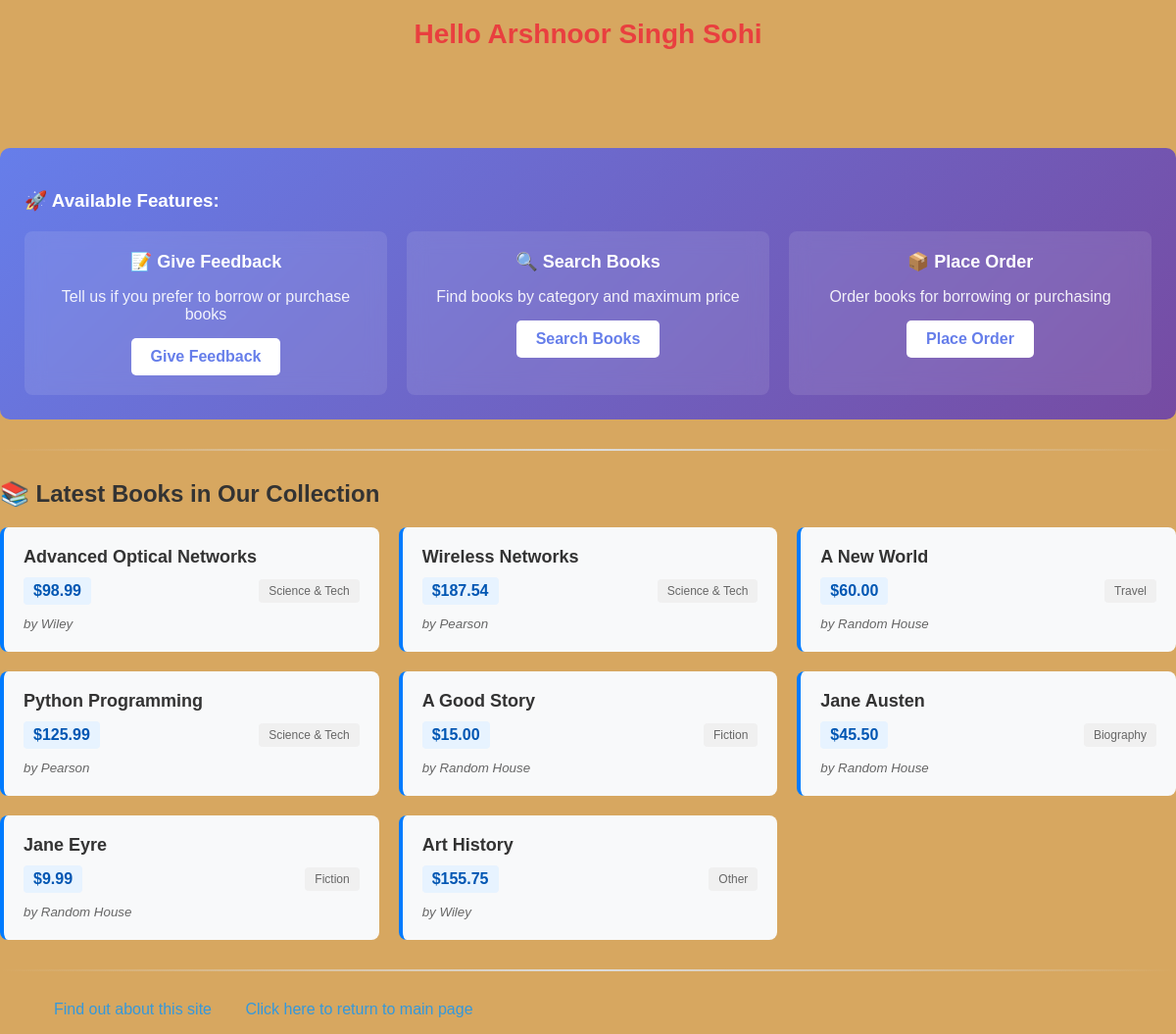
The page /myapp/ on the database its author committed.
### myapp/models.py (models this page shows, shortened)
class Book(models.Model):
    CATEGORY_CHOICES = [
        ('S', 'Science & Tech'),
        ('F', 'Fiction'),
        ('B', 'Biography'),
        ('T', 'Travel'),
        ('O', 'Other'),
    ]
    title = models.CharField(max_length=200)
    category = models.CharField(
        max_length=1,
        choices=CATEGORY_CHOICES,
        default='S'
    )
    num_pages = models.PositiveIntegerField(default=100)
    price = models.DecimalField(max_digits=10, decimal_places=2)
    publisher = models.ForeignKey(
        Publisher,
        related_name='books',
        on_delete=models.CASCADE
    )
    description = models.TextField(blank=True)

class Publisher(models.Model):
    name = models.CharField(max_length=200)
    website = models.URLField()
    city = models.CharField(max_length=20, blank=True)
    country = models.CharField(max_length=50, default='USA')

### myapp/views.py (the view)
# urls.py: path('', views.index, name='index'),
def index(request):
    booklist = Book.objects.all().order_by('id')[:10]
    return render(request, 'myapp/index.html', {'booklist': booklist})

### myapp/templates/myapp/index.html (shortened to what this page needs)
{% extends 'myapp/base.html' %}
{% block myhdg %}Hello Arshnoor Singh Sohi{% endblock %}
{% block body_block %}
    <div class="form-links">
        <h3>🚀 Available Features:</h3>
        <div class="feature-grid">
            <div class="feature-card">
                <h4>📝 Give Feedback</h4>
                <p>Tell us if you prefer to borrow or purchase books</p>
                <a href="{% url 'myapp:feedback1' %}" class="btn">Give Feedback</a>
            </div>
            <div class="feature-card">
                <h4>🔍 Search Books</h4>
                <p>Find books by category and maximum price</p>
                <a href="{% url 'myapp:findbooks' %}" class="btn">Search Books</a>
            </div>
            <div class="feature-card">
                <h4>📦 Place Order</h4>
                <p>Order books for borrowing or purchasing</p>
                <a href="{% url 'myapp:place_order' %}" class="btn">Place Order</a>
            </div>
        </div>
    </div>
    <hr>
    {% if booklist %}
        <h2>📚 Latest Books in Our Collection</h2>
        <div class="book-grid">
            {% for book in booklist %}
                <div class="book-card">
                    <div class="book-title">
                        <a href="{% url 'myapp:detail' book.id %}">{{ book.title }}</a>
                    </div>
                    <div class="book-info">
                        <span class="price">${{ book.price }}</span>
                        <span class="category">{{ book.get_category_display }}</span>
                    </div>
                    <div class="book-publisher">
                        <small>by {{ book.publisher.name }}</small>
                    </div>
                </div>
            {% endfor %}
        </div>
    {% else %}
        <div class="no-books">
            <h2>📭 No Books Available</h2>
            <p>It looks like there are no books in our collection yet.</p>
        </div>
    {% endif %}
{% endblock %}

### myapp/static/myapp/style.css (style rules this page uses)
body { font-family: Arial, sans-serif; background-color: #d7a760; color: #333; margin: 0; padding: 0px; }
a { color: #3498db; text-decoration: none; }

### myapp/templates/myapp/index.html (style rules this page uses)
.form-links { background: linear-gradient(135deg, #667eea 0%, #764ba2 100%); color: white; padding: 25px; border-radius: 10px; margin-bottom: 30px; }
.feature-grid { display: grid; grid-template-columns: repeat(auto-fit, minmax(250px, 1fr)); gap: 20px; margin-top: 20px; }
.feature-card { background-color: rgba(255, 255, 255, 0.1); padding: 20px; border-radius: 8px; text-align: center; backdrop-filter: blur(10px); }
.feature-card h4 { margin-top: 0; margin-bottom: 10px; font-size: 18px; }
.feature-card p { margin-bottom: 15px; opacity: 0.9; }
.btn { display: inline-block; background-color: white; color: #667eea; padding: 10px 20px; text-decoration: none; border-radius: 5px; font-weight: bold; transition: transform 0.2s; }
.book-grid { display: grid; grid-template-columns: repeat(auto-fill, minmax(300px, 1fr)); gap: 20px; margin-top: 20px; }
.book-card { background-color: #f8f9fa; padding: 20px; border-radius: 8px; border-left: 4px solid #007bff; transition: transform 0.2s, box-shadow 0.2s; }
.book-title a { font-size: 18px; font-weight: bold; color: #333; text-decoration: none; }
.book-info { display: flex; justify-content: space-between; align-items: center; margin: 10px 0; }
.price { background-color: #e7f3ff; color: #0056b3; padding: 5px 10px; border-radius: 4px; font-weight: bold; }
.category { background-color: #f0f0f0; color: #666; padding: 5px 10px; border-radius: 4px; font-size: 12px; }
.book-publisher { color: #666; font-style: italic; }
hr { border: none; height: 2px; background: linear-gradient(90deg, transparent, #ddd, transparent); margin: 30px 0; }

### rows shown on the page
Book: title "Advanced Optical Networks", price "98.99", category "Science & Tech", publisher.name "Wiley"
Book: title "Wireless Networks", price "187.54", category "Science & Tech", publisher.name "Pearson"
Book: title "A New World", price "60.00", category "Travel", publisher.name "Random House"
Book: title "Python Programming", price "125.99", category "Science & Tech", publisher.name "Pearson"
Book: title "A Good Story", price "15.00", category "Fiction", publisher.name "Random House"
Book: title "Jane Austen", price "45.50", category "Biography", publisher.name "Random House"
Book: title "Jane Eyre", price "9.99", category "Fiction", publisher.name "Random House"
Book: title "Art History", price "155.75", category "Other", publisher.name "Wiley"
